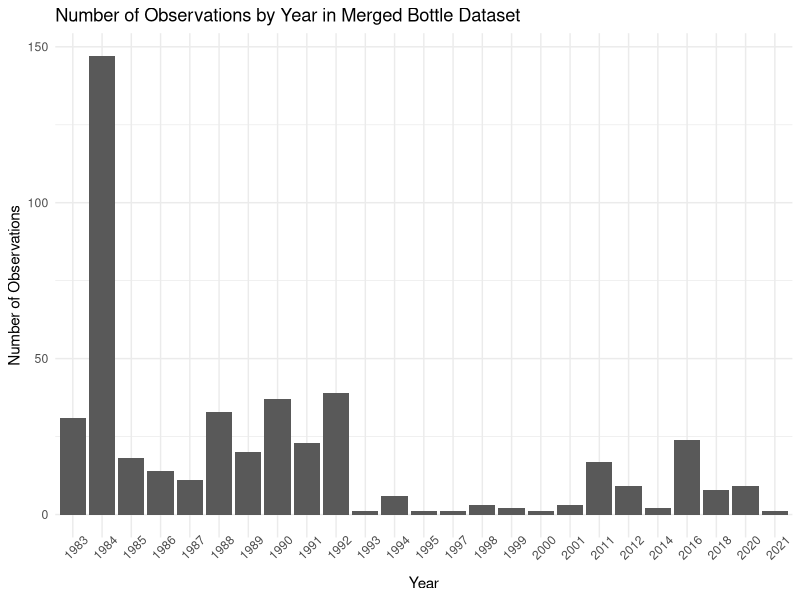
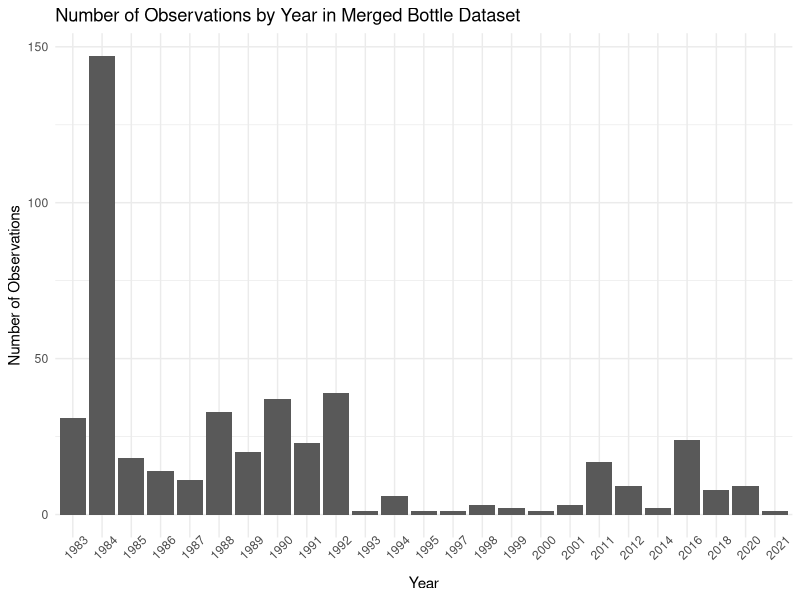

Source code (R) for these figures, in order: (Note: this script raises an error after producing the figures.)
# merged_bottle_EDA.R

### EDA ON MERGED BOTTLE DATASET ###

library(tidyverse)
library(maps)

# read in merged bottle data
merged_bottle_data <- read_csv("data/merged_bottle_data.csv")

# summary of year and depth
merged_bottle_data[,c("Year_UTC","Depth")] %>%
  summary()

# number of unique stations
merged_bottle_data$Station_ID %>% unique() %>% length()

# create plot of number of observations against year
merged_bottle_data %>%
  group_by(
    Year_UTC
  ) %>%
  summarize(
    N = n()
  ) %>%
  ggplot(
    aes(
      x = as.factor(Year_UTC),
      y = N
    )
  ) +
  geom_bar(stat = "identity") +
  labs(
    x = "Year",
    y = "Number of Observations",
    title = "Number of Observations by Year in Merged Bottle Dataset"
  ) +
  theme_minimal() +
  theme(
    axis.text.x = element_text(angle = 45)
  )
ggsave("images/merged_bottle_EDA/obs_by_year.png")

# create plot of depth against year, with size and color indicating number of observations
merged_bottle_data %>%
  group_by(
    Year_UTC, Depth
  ) %>%
  summarize(
    Count = n()
  ) %>%
  ggplot(
    aes(
      x = Year_UTC,
      y = Depth,
      size = Count,
      col = Count
    )
  ) +
  geom_point() +
  scale_y_continuous(
    transform = pseudo_log_trans(base = 10),
    breaks = c(1,10,100,1000)
  ) +
  scale_size_continuous(limits=c(1, 75), breaks=seq(0,75, by=20)) +
  guides(col=guide_legend(), size=guide_legend()) +
  scale_color_continuous(limits=c(1, 75), breaks=seq(0,75, by=20)) +
  theme_minimal() +
  labs(
    x = "Year",
    y = "Depth (m)",
    col = "Observations",
    size = "Observations",
    title = "Depth vs. Year in Merged Bottle Dataset"
  )
ggsave("images/merged_bottle_EDA/depth_vs_yr.png")

# plot map of stations and number of observations at stations
world <- map_data("world")
ca_counties <- subset(map_data("county"), region == "california")

ggplot() +
  geom_polygon(
    data = world,
    aes(
      x = long,
      y = lat,
      group = group
    ),
    color = "black",
    fill = "gray90"
  ) +
  geom_point(
    data = merged_bottle_data %>%
      group_by(
        Station_ID
      ) %>%
      summarize(
        Latitude = first(Latitude),
        Longitude = first(Longitude),
        Count = n()
      ),
    aes(
      x = Longitude,
      y = Latitude,
      size = Count
    )
  ) +
  coord_cartesian(
    xlim = c(merged_bottle_data$Longitude %>% min() - 1.5, merged_bottle_data$Longitude %>% max() + 3.5),
    ylim = c(merged_bottle_data$Latitude %>% min() - 1,merged_bottle_data$Latitude %>% max() + 1)
  ) +
  theme_minimal() +
  labs(
    x = "Longitude",
    y = "Latitude",
    title = "Number of Observations by Station in Merged Bottle Dataset",
    size = "Observations"
  )
ggsave("images/merged_bottle_EDA/obs_by_station.png")
